Frame 1 (no input): blank canvas, image omitted
Frame 60 (the mouse pressed at the canvas centre just before this capture): blank canvas, image omitted
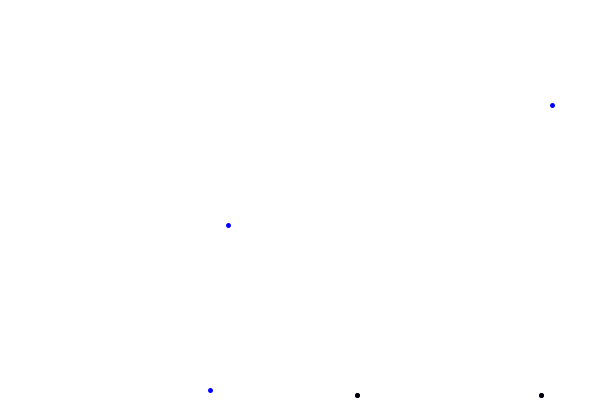
Frame 120 (the mouse held since frame 60 and released just before this capture)

The Processing sketch whose frames 1 and 60 were blank and that drew this single picture after the mouse press (run headless with seeded random() and noise(); from frame 60 on, the mouse is pressed at the canvas centre):

// Processing sketch: sketch_18
// ── sketch_18.pde
int position = 10;
int random = (int) random(600);
int position1 = -110;
int random1 = (int) random(600);
int position2 = -210;
int random2 = (int) random(600);
void setup() {
  size(600,400);
  background(255);
  stroke(0,0,255);
  strokeWeight(5);
  frameRate(100);
}
void draw() {
  strokeWeight(7);
  stroke(255);
  point(random,position);
  point(random1,position1);
  point(random2,position2);
  strokeWeight(5);
  stroke(0,0,255);
  random = random + 2;
  position = position + 5;
  random1 = random1 + 2;
  position1 = position1 + 5;
  random2 = random2 + 2;
  position2 = position2 + 5;
  if (random > 600) {
    random = random - 600;
  }
  if (random1 > 600) {
    random1 = random1 - 600;
  }
  if (random2 > 600) {
    random2 = random2 - 600;
  }
  point(random,position);
  point(random1,position1);
  point(random2,position2);
  if (position > 390) {
    stroke(0);
    point(random,position);
    stroke(0,0,255);
    position = 10;
    random = (int) random(600);
  }
  if (position1 > 390) {
    stroke(0);
    point(random1,position1);
    stroke(0,0,255);
    position1 = 10;
    random1 = (int) random(600);
  }
  if (position2 > 390) {
    stroke(0);
    point(random2,position2);
    stroke(0,0,255);
    position2 = 10;
    random2 = (int) random(600);
  }
}
